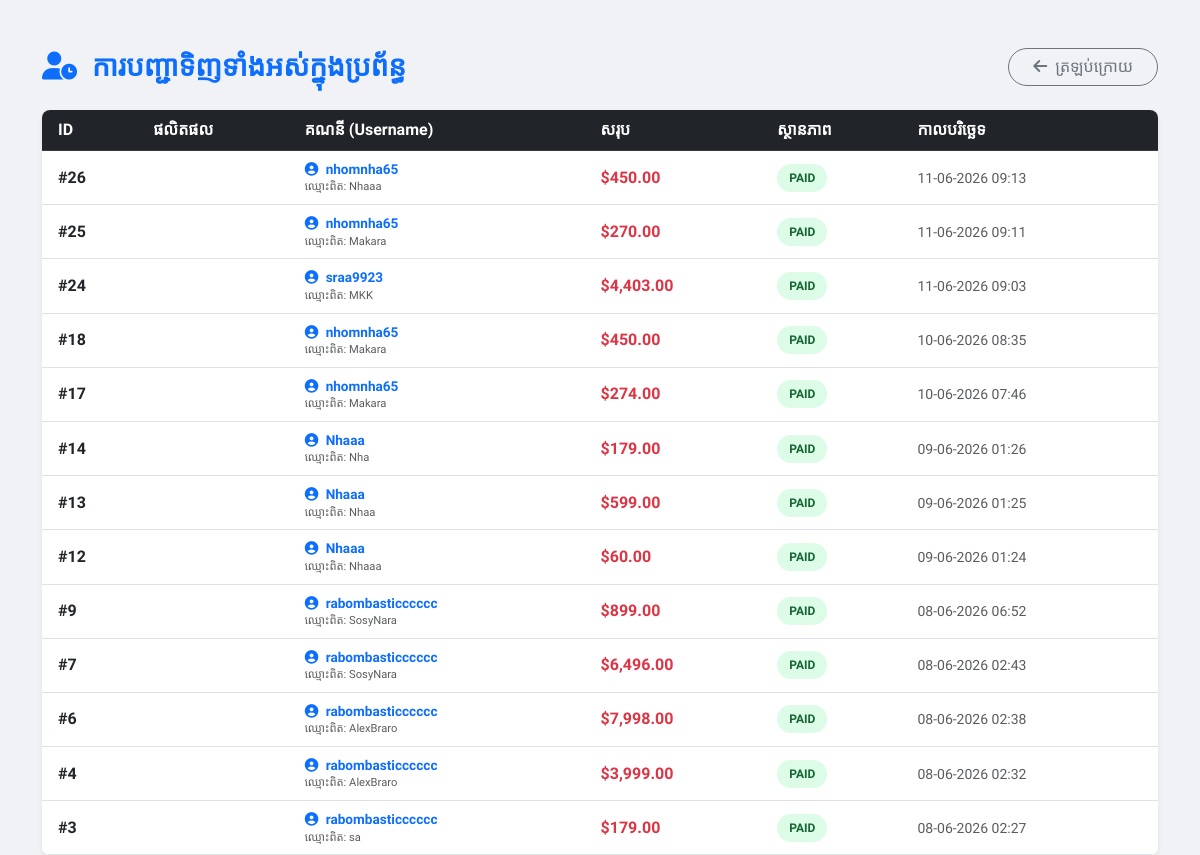
Page /my_History.php (signed in) on the committed database.
### tables this page shows
CREATE TABLE `orders` (
  `id` int(11) NOT NULL,
  `user_id` int(11) NOT NULL,
  `full_name` varchar(255) NOT NULL,
  `phone` varchar(20) NOT NULL,
  `address` text NOT NULL,
  `total_amount` decimal(10,2) NOT NULL,
  `payment_method` varchar(50) DEFAULT NULL,
  `status` varchar(20) DEFAULT 'Pending',
  `order_date` timestamp NOT NULL DEFAULT current_timestamp(),
  `created_at` timestamp NOT NULL DEFAULT current_timestamp()
);

CREATE TABLE `users` (
  `id` int(11) NOT NULL,
  `username` varchar(50) NOT NULL,
  `email` varchar(100) NOT NULL,
  `full_name` varchar(100) DEFAULT NULL,
  `phone_number` varchar(20) DEFAULT NULL,
  `password` varchar(255) NOT NULL,
  `google_id` varchar(100) DEFAULT NULL,
  `role` enum('admin','user') DEFAULT 'user',
  `created_at` datetime DEFAULT current_timestamp(),
  `profile_picture` varchar(255) DEFAULT NULL
);

### my_History.php (the view, shortened to what this page needs)
<?php
require_once './db/db.php';
$current_user_role = $_SESSION['role'] ?? 'user';
if ($current_user_role === 'admin') {
    $sql = "SELECT
                o.*,
                u.username,
                p.name AS product_name, p.image_main,
                oi.quantity, oi.price AS unit_price
            FROM orders o
            LEFT JOIN users u ON o.user_id = u.id
            LEFT JOIN order_items oi ON o.id = oi.order_id
            LEFT JOIN products p ON oi.product_id = p.id
            ORDER BY o.order_date DESC";
    $stmt = $conn->prepare($sql);
}
$stmt->execute();
$result = $stmt->get_result();
$orders = [];
while ($row = $result->fetch_assoc()) {
    $oid = $row['id'];
    if (!isset($orders[$oid])) {
        $orders[$oid] = [
            'info' => $row,
            'items' => []
        ];
    }
}
?>
<!DOCTYPE html>
<html lang="km">
<head>
    <link href="https://cdn.jsdelivr.net/npm/bootstrap@5.3.0/dist/css/bootstrap.min.css" rel="stylesheet">
    <link rel="stylesheet" href="https://cdnjs.cloudflare.com/ajax/libs/font-awesome/6.4.0/css/all.min.css">
</head>
<body>
<div class="container mt-5">
    <div class="d-flex justify-content-between align-items-center mb-4">
        <h3 class="text-primary fw-bold mb-0">
            <i class="fas fa-user-clock me-2"></i>
            <?php echo ($current_user_role === 'admin') ? "ការបញ្ជាទិញទាំងអស់ក្នុងប្រព័ន្ធ" : "ប្រវត្តិបញ្ជាទិញរបស់ខ្ញុំ"; ?>
        </h3>
        <a href="index.php" class="btn btn-outline-secondary rounded-pill px-4">
            <i class="fas fa-arrow-left me-2"></i>ត្រឡប់ក្រោយ
        </a>
    </div>
    <div class="card shadow-sm border-0 rounded-3 overflow-hidden">
        <table class="table table-hover align-middle mb-0">
            <thead class="table-dark">
                <tr>
                    <th class="ps-3">ID</th>
                    <th>ផលិតផល</th>
                    <th>គណនី (Username)</th>
                    <th>សរុប</th>
                    <th>ស្ថានភាព</th>
                    <th>កាលបរិច្ឆេទ</th>
                </tr>
            </thead>
            <tbody>
                <?php if (empty($orders)): ?>
                    <tr><td colspan="6" class="text-center py-5">មិនទាន់មានទិន្នន័យបញ្ជាទិញទេ។</td></tr>
                <?php else: ?>
                    <?php foreach ($orders as $oid => $data): ?>
                        <tr>
                            <td class="ps-3 fw-bold">#<?php echo $oid; ?></td>
                            <td>
                            </td>
                            <td>
                                <div class="username-tag">
                                    <i class="fas fa-user-circle me-1"></i>
                                    <?php echo htmlspecialchars($data['info']['username'] ?? 'មិនស្គាល់'); ?>
                                </div>
                                <small class="text-muted d-block" style="font-size: 0.7rem;">
                                    ឈ្មោះពិត: <?php echo htmlspecialchars($data['info']['full_name'] ?? 'មិនទាន់បំពេញ'); ?>
                                </small>
                            </td>
                            <td class="text-danger fw-bold">$<?php echo number_format($data['info']['total_amount'], 2); ?></td>
                            <td>
                                <span class="status-badge status-<?php echo strtolower($data['info']['status']); ?>">
                                    <?php echo strtoupper($data['info']['status']); ?>
                                </span>
                            </td>
                            <td>
                                <small class="text-muted">
                                    <?php echo date('d-m-Y H:i', strtotime($data['info']['order_date'])); ?>
                                </small>
                            </td>
                        </tr>
                    <?php endforeach; ?>
                <?php endif; ?>
            </tbody>
        </table>
    </div>
</div>
</body>
</html>

### my_History.php (style rules this page uses)
body { font-family: 'Khmer OS Siemreap', sans-serif; background-color: #f0f2f5; }
.status-badge { padding: 5px 12px; border-radius: 20px; font-size: 0.75rem; font-weight: bold; display: inline-block; }
.status-paid { background-color: #dcfce7; color: #166534; }
.username-tag { color: #0d6efd; font-weight: bold; font-size: 0.85rem; }

### rows in the picture
orders: oid "26", user.username "nhomnha65", full_name "Nhaaa", total_amount "450.00", status "PAID", order_date "11-06-2026 09:13"
orders: oid "25", user.username "nhomnha65", full_name "Makara", total_amount "270.00", status "PAID", order_date "11-06-2026 09:11"
orders: oid "24", user.username "sraa9923", full_name "MKK", total_amount "4,403.00", status "PAID", order_date "11-06-2026 09:03"
orders: oid "18", user.username "nhomnha65", full_name "Makara", total_amount "450.00", status "PAID", order_date "10-06-2026 08:35"
orders: oid "17", user.username "nhomnha65", full_name "Makara", total_amount "274.00", status "PAID", order_date "10-06-2026 07:46"
orders: oid "14", user.username "Nhaaa", full_name "Nha", total_amount "179.00", status "PAID", order_date "09-06-2026 01:26"
orders: oid "13", user.username "Nhaaa", full_name "Nhaa", total_amount "599.00", status "PAID", order_date "09-06-2026 01:25"
orders: oid "12", user.username "Nhaaa", full_name "Nhaaa", total_amount "60.00", status "PAID", order_date "09-06-2026 01:24"
orders: oid "9", user.username "rabombasticccccc", full_name "SosyNara", total_amount "899.00", status "PAID", order_date "08-06-2026 06:52"
orders: oid "7", user.username "rabombasticccccc", full_name "SosyNara", total_amount "6,496.00", status "PAID", order_date "08-06-2026 02:43"
orders: oid "6", user.username "rabombasticccccc", full_name "AlexBraro", total_amount "7,998.00", status "PAID", order_date "08-06-2026 02:38"
orders: oid "4", user.username "rabombasticccccc", full_name "AlexBraro", total_amount "3,999.00", status "PAID", order_date "08-06-2026 02:32"
orders: id "3", user.username "rabombasticccccc", full_name "sa", total_amount "179.00", status "PAID", order_date "08-06-2026 02:27"
